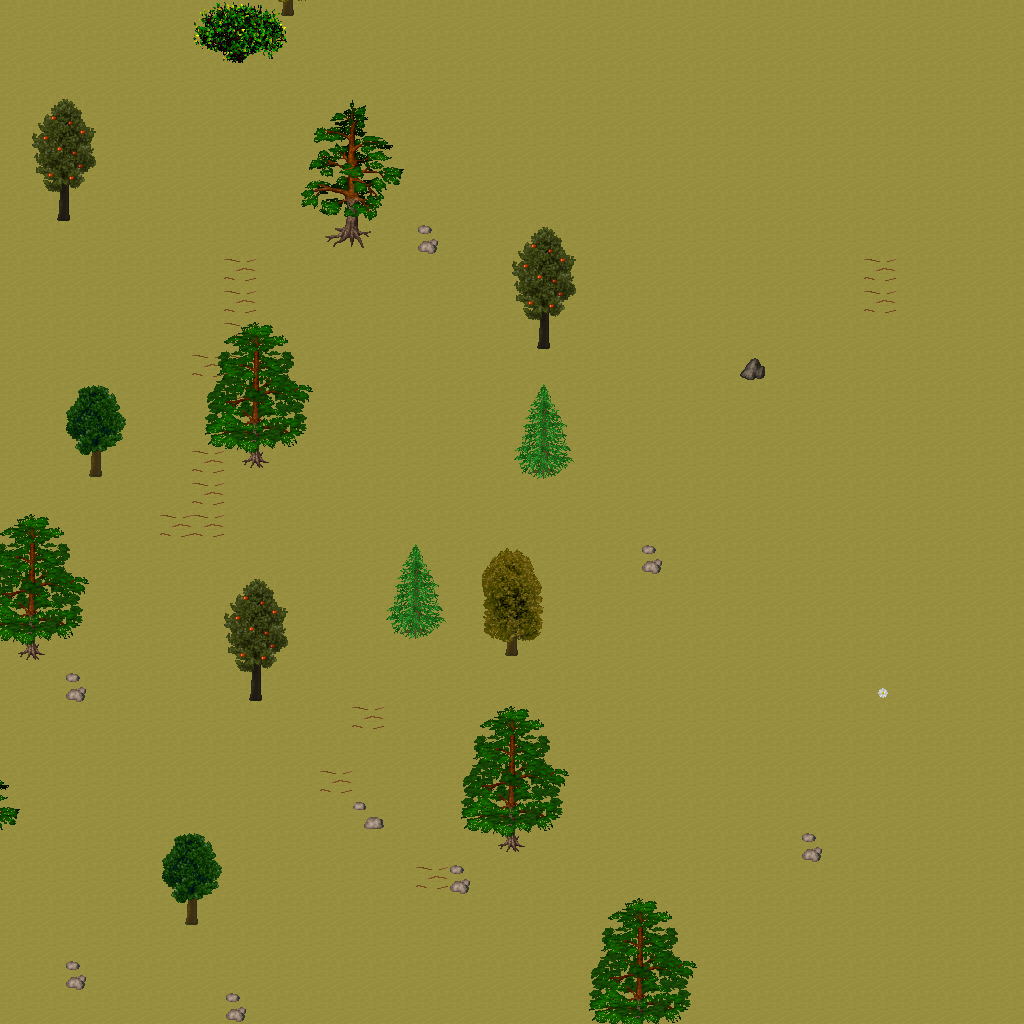

Below is a game level as drawn by its tile map, then a one-line description and the .tmx that defines it (tile-layer data replaced by summaries):
An orthogonal 32x32 tile map with 32x32 px tiles, 5 tile layers (Ground, Objects, Objects2, Above, ...), 1 hidden layer not drawn, 34 tilesets.

<map version="1.10" tiledversion="1.11.0" orientation="orthogonal" renderorder="right-down" width="32" height="32" tilewidth="32" tileheight="32" infinite="0" nextlayerid="11" nextobjectid="1">
 <tileset firstgid="1" name="ground_ground" tilewidth="32" tileheight="32" tilecount="33" columns="3">
  <image source="../drawable/ground_ground.png" width="96" height="352" />
 </tileset>
 <tileset firstgid="34" name="ground_rock_pebbles" tilewidth="32" tileheight="32" tilecount="3" columns="1">
  <image source="../drawable/ground_rock_pebbles.png" width="32" height="96" />
 </tileset>
 <tileset firstgid="37" name="ground_grass_edges" tilewidth="32" tileheight="32" tilecount="36" columns="12">
  <image source="../drawable/ground_grass_edges.png" width="384" height="96" />
 </tileset>
 <tileset firstgid="73" name="plant_flower_daisy_white" tilewidth="32" tileheight="32" tilecount="8" columns="2">
  <image source="../drawable/plant_flower_daisy_white.png" width="64" height="128" />
 </tileset>
 <tileset firstgid="81" name="ground_ridge_earth_dark" tilewidth="32" tileheight="32" tilecount="96" columns="12">
  <image source="../drawable/ground_ridge_earth_dark.png" width="384" height="256" />
 </tileset>
 <tileset firstgid="177" name="plant_grasses" tilewidth="32" tileheight="32" tilecount="6" columns="3">
  <image source="../drawable/plant_grasses.png" width="96" height="64" />
 </tileset>
 <tileset firstgid="183" name="ground_earth_edges" tilewidth="32" tileheight="32" tilecount="18" columns="6">
  <image source="../drawable/ground_earth_edges.png" width="192" height="96" />
 </tileset>
 <tileset firstgid="201" name="item_statue_green_stone_3" tilewidth="32" tileheight="32" tilecount="3" columns="1">
  <image source="../drawable/item_statue_green_stone_3.png" width="32" height="96" />
 </tileset>
 <tileset firstgid="204" name="ground_rock_rocks_2" tilewidth="32" tileheight="32" tilecount="4" columns="2">
  <image source="../drawable/ground_rock_rocks_2.png" width="64" height="64" />
 </tileset>
 <tileset firstgid="208" name="item_corpse_huge_animal" tilewidth="32" tileheight="32" tilecount="16" columns="2">
  <image source="../drawable/item_corpse_huge_animal.png" width="64" height="256" />
 </tileset>
 <tileset firstgid="224" name="item_statue_green_stone" tilewidth="32" tileheight="32" tilecount="12" columns="4">
  <image source="../drawable/item_statue_green_stone.png" width="128" height="96" />
 </tileset>
 <tileset firstgid="236" name="logic_creature_animal" tilewidth="32" tileheight="32" tilecount="32" columns="8">
  <image source="../drawable/logic_creature_animal.png" width="256" height="128" />
 </tileset>
 <tileset firstgid="268" name="logic_collision" tilewidth="32" tileheight="32" tilecount="1" columns="1">
  <image source="../drawable/logic_collision.png" width="32" height="32" />
 </tileset>
 <tileset firstgid="269" name="plant_tree_taller_trees" tilewidth="32" tileheight="32" tilecount="32" columns="8">
  <image source="../drawable/plant_tree_taller_trees.png" width="256" height="128" />
 </tileset>
 <tileset firstgid="301" name="plant_tree_spruce" tilewidth="32" tileheight="32" tilecount="6" columns="2">
  <image source="../drawable/plant_tree_spruce.png" width="64" height="96" />
 </tileset>
 <tileset firstgid="307" name="plant_bush_bush_mult_colored" tilewidth="32" tileheight="32" tilecount="6" columns="3">
  <image source="../drawable/plant_bush_bush_mult_colored.png" width="96" height="64" />
 </tileset>
 <tileset firstgid="313" name="plant_bush_bush_pinks" tilewidth="32" tileheight="32" tilecount="4" columns="2">
  <image source="../drawable/plant_bush_bush_pinks.png" width="64" height="64" />
 </tileset>
 <tileset firstgid="317" name="plant_flower_flower_bed_1" tilewidth="32" tileheight="32" tilecount="35" columns="7">
  <image source="../drawable/plant_flower_flower_bed_1.png" width="224" height="160" />
 </tileset>
 <tileset firstgid="352" name="plant_flower_small_flower_bed" tilewidth="32" tileheight="32" tilecount="12" columns="3">
  <image source="../drawable/plant_flower_small_flower_bed.png" width="96" height="128" />
 </tileset>
 <tileset firstgid="364" name="plant_flower_small_flower_bed_2" tilewidth="32" tileheight="32" tilecount="12" columns="3">
  <image source="../drawable/plant_flower_small_flower_bed_2.png" width="96" height="128" />
 </tileset>
 <tileset firstgid="376" name="furniture_chair_bench_wooden" tilewidth="32" tileheight="32" tilecount="8" columns="2">
  <image source="../drawable/furniture_chair_bench_wooden.png" width="64" height="128" />
 </tileset>
 <tileset firstgid="384" name="building_decoration_pool" tilewidth="32" tileheight="32" tilecount="9" columns="3">
  <image source="../drawable/building_decoration_pool.png" width="96" height="96" />
 </tileset>
 <tileset firstgid="393" name="building_decoration_stone_details" tilewidth="32" tileheight="32" tilecount="4" columns="2">
  <image source="../drawable/building_decoration_stone_details.png" width="64" height="64" />
 </tileset>
 <tileset firstgid="397" name="building_decoration_orbpedestal" tilewidth="32" tileheight="32" tilecount="2" columns="1">
  <image source="../drawable/building_decoration_orbpedestal.png" width="32" height="64" />
 </tileset>
 <tileset firstgid="399" name="object_birds" tilewidth="32" tileheight="32" tilecount="4" columns="2">
  <image source="../drawable/object_birds.png" width="64" height="64" />
 </tileset>
 <tileset firstgid="403" name="building_gazebo" tilewidth="32" tileheight="32" tilecount="21" columns="3">
  <image source="../drawable/building_gazebo.png" width="96" height="224" />
 </tileset>
 <tileset firstgid="424" name="ground_green_paving" tilewidth="32" tileheight="32" tilecount="18" columns="3">
  <image source="../drawable/ground_green_paving.png" width="96" height="192" />
 </tileset>
 <tileset firstgid="442" name="plant_tree_pine_tree" tilewidth="32" tileheight="32" tilecount="20" columns="4">
  <image source="../drawable/plant_tree_pine_tree.png" width="128" height="160" />
 </tileset>
 <tileset firstgid="462" name="plant_tree_pine_tree_1" tilewidth="32" tileheight="32" tilecount="20" columns="4">
  <image source="../drawable/plant_tree_pine_tree_1.png" width="128" height="160" />
 </tileset>
 <tileset firstgid="482" name="plant_tree_cherry_blossom_tree" tilewidth="32" tileheight="32" tilecount="9" columns="3">
  <image source="../drawable/plant_tree_cherry_blossom_tree.png" width="96" height="96" />
 </tileset>
 <tileset firstgid="491" name="logic_item_fruits" tilewidth="32" tileheight="32" tilecount="16" columns="8">
  <image source="../drawable/logic_item_fruits.png" width="256" height="64" />
 </tileset>
 <tileset firstgid="507" name="plant_bushes_and_trees" tilewidth="32" tileheight="32" tilecount="144" columns="16">
  <image source="../drawable/plant_bushes_and_trees.png" width="512" height="289" />
 </tileset>
 <tileset firstgid="651" name="plant_bush_leafy" tilewidth="32" tileheight="32" tilecount="48" columns="8">
  <image source="../drawable/plant_bush_leafy.png" width="256" height="192" />
 </tileset>
 <tileset firstgid="699" name="plant_bush_flowering" tilewidth="32" tileheight="32" tilecount="72" columns="8">
  <image source="../drawable/plant_bush_flowering.png" width="256" height="288" />
 </tileset>
 <layer id="1" name="Ground" width="32" height="32">
  <data>[1024 cells, 1024 non-empty, 1 distinct tile ids]</data>
 </layer>
 <layer id="2" name="Objects" width="32" height="32">
  <data>[1024 cells, 53 non-empty, 19 distinct tile ids]</data>
 </layer>
 <layer id="3" name="Objects2" width="32" height="32">
  <data>[1024 cells, 2 non-empty, 2 distinct tile ids]</data>
 </layer>
 <layer id="4" name="Above" width="32" height="32">
  <data>[1024 cells, 118 non-empty, 54 distinct tile ids]</data>
 </layer>
 <layer id="5" name="Above2" width="32" height="32">
  <data>[1024 cells, 0 non-empty, 0 distinct tile ids]</data>
 </layer>
 <layer id="6" name="Walkable" width="32" height="32" visible="0">
  <data>[1024 cells, 30 non-empty, 1 distinct tile ids]</data>
 </layer>
 <objectgroup id="7" name="Mapevents" />
 <objectgroup id="8" name="Spawn" />
 <objectgroup id="9" name="Keys" />
 <objectgroup id="10" name="Replace" />
</map>
